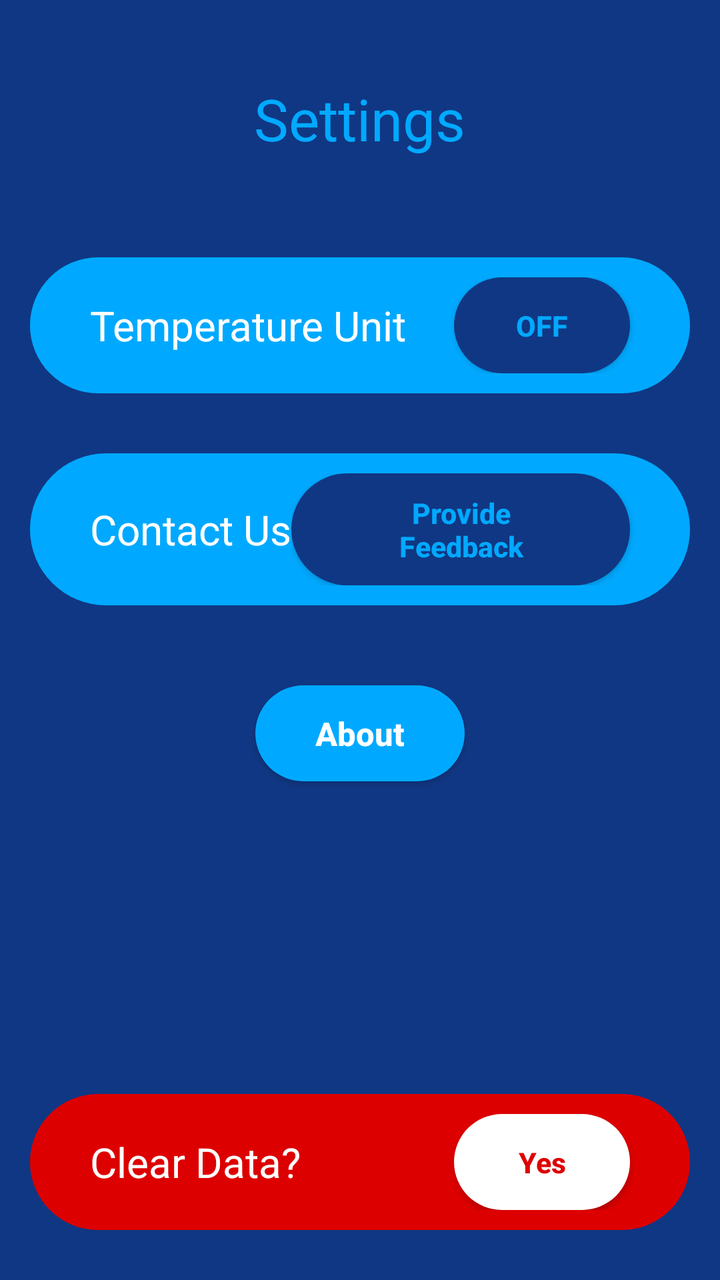
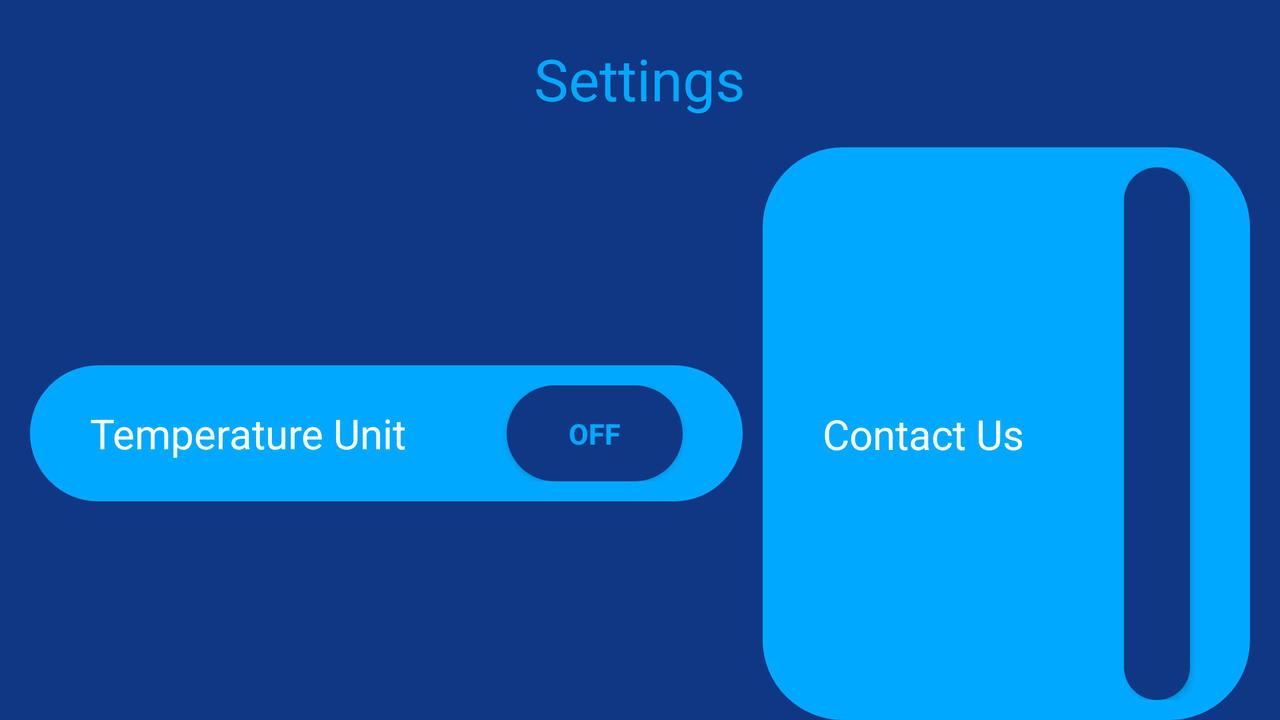

Two renders of one Android screen. The first uses the default layout on a phone; the second uses the alternative layout the repository ships for a different screen configuration, on a matching device. The two XML files are below.
<!-- AndroidManifest.xml: application theme Theme.WeatherApp -->
<!-- res/layout/activity_settings.xml -->
<?xml version="1.0" encoding="utf-8"?>
<LinearLayout xmlns:android="http://schemas.android.com/apk/res/android"
    xmlns:tools="http://schemas.android.com/tools"
    android:id="@+id/main"
    android:layout_width="match_parent"
    android:layout_height="match_parent"
    android:orientation="vertical"
    android:background="?attr/colorPrimary"
    tools:context=".Settings">


    <TextView
        android:layout_width="wrap_content"
        android:layout_height="wrap_content"
        android:text="@string/settings"
        android:textColor="?attr/textFillColor"
        android:textSize="14pt"
        android:layout_gravity="center"
        android:layout_marginTop="40dp"/>

    <LinearLayout
        android:layout_width="match_parent"
        android:layout_height="wrap_content"
        android:orientation="horizontal"
        android:layout_marginTop="50dp"
        android:background="@drawable/button_bg"
        android:paddingTop="10dp"
        android:paddingBottom="10dp"
        android:layout_marginStart="15dp"
        android:layout_marginEnd="15dp">

        <TextView
            android:layout_width="wrap_content"
            android:layout_height="wrap_content"
            android:text="@string/tempUnit"
            android:textColor="?attr/colorSecondary"
            android:textSize="10pt"
            android:layout_marginStart="30dp"
            android:layout_gravity="center"/>

        <LinearLayout
            android:layout_width="match_parent"
            android:layout_height="wrap_content"
            android:orientation="vertical">

            <ToggleButton
                android:id="@+id/tempUnit_ToggleButton"
                android:layout_width="wrap_content"
                android:layout_height="wrap_content"
                android:layout_gravity="end"
                android:layout_marginEnd="30dp"
                android:background="@drawable/button_bg2"
                android:paddingStart="30dp"
                android:paddingTop="10dp"
                android:paddingEnd="30dp"
                android:paddingBottom="10dp"
                android:textAllCaps="false"
                android:textColor="?attr/textFillColor"
                android:textSize="7pt"
                android:textStyle="bold"
                tools:ignore="TextSizeCheck" />
        </LinearLayout>
    </LinearLayout>

    <LinearLayout
        android:layout_width="match_parent"
        android:layout_height="wrap_content"
        android:orientation="horizontal"
        android:layout_marginTop="30dp"
        android:background="@drawable/button_bg"
        android:paddingTop="10dp"
        android:paddingBottom="10dp"
        android:layout_marginStart="15dp"
        android:layout_marginEnd="15dp">

        <TextView
            android:layout_width="wrap_content"
            android:layout_height="wrap_content"
            android:text="@string/contact"
            android:textColor="?attr/colorSecondary"
            android:textSize="10pt"
            android:layout_marginStart="30dp"
            android:layout_gravity="center"/>

        <LinearLayout
            android:layout_width="match_parent"
            android:layout_height="wrap_content"
            android:orientation="vertical">

            <Button
                android:id="@+id/feedback_Button"
                android:layout_width="wrap_content"
                android:layout_height="wrap_content"
                android:layout_gravity="end"
                android:layout_marginEnd="30dp"
                android:background="@drawable/button_bg2"
                android:paddingStart="30dp"
                android:paddingTop="10dp"
                android:paddingEnd="30dp"
                android:paddingBottom="10dp"
                android:text="@string/feedback"
                android:textAllCaps="false"
                android:textColor="?attr/textFillColor"
                android:textSize="7pt"
                android:textStyle="bold"
                tools:ignore="TextSizeCheck" />
        </LinearLayout>
    </LinearLayout>

    <Button
        android:id="@+id/about_Button"
        android:layout_width="wrap_content"
        android:layout_height="wrap_content"
        android:textSize="8pt"
        android:text="@string/about"
        android:textColor="?attr/colorSecondary"
        android:background="@drawable/button_bg"
        android:layout_gravity="center"
        android:layout_marginTop="40dp"
        android:layout_marginBottom="10dp"
        android:paddingTop="10dp"
        android:paddingBottom="10dp"
        android:paddingStart="30dp"
        android:paddingEnd="30dp"
        android:visibility="visible"
        android:textAllCaps="false"
        android:textStyle="bold"/>

    <LinearLayout
        android:layout_width="match_parent"
        android:layout_height="match_parent"
        android:orientation="horizontal"
        android:gravity="bottom">

        <LinearLayout
            android:layout_width="match_parent"
            android:layout_height="wrap_content"
            android:orientation="horizontal"
            android:layout_marginBottom="25dp"
            android:background="@drawable/warning_bg"
            android:paddingTop="10dp"
            android:paddingBottom="10dp"
            android:layout_marginStart="15dp"
            android:layout_marginEnd="15dp">

            <TextView
                android:layout_width="wrap_content"
                android:layout_height="wrap_content"
                android:text="@string/clearData"
                android:textColor="?attr/colorSecondary"
                android:textSize="10pt"
                android:layout_marginStart="30dp"
                android:layout_gravity="center"/>

            <LinearLayout
                android:layout_width="match_parent"
                android:layout_height="wrap_content"
                android:orientation="vertical">

                <Button
                    android:id="@+id/reset_Button"
                    android:layout_width="wrap_content"
                    android:layout_height="wrap_content"
                    android:layout_gravity="end"
                    android:layout_marginEnd="30dp"
                    android:background="@drawable/warning_button_bg"
                    android:paddingStart="30dp"
                    android:paddingTop="10dp"
                    android:paddingEnd="30dp"
                    android:paddingBottom="10dp"
                    android:text="@string/yes"
                    android:textAllCaps="false"
                    android:textColor="@color/red3"
                    android:textSize="7pt"
                    tools:ignore="TextSizeCheck"
                    android:textStyle="bold"/>
            </LinearLayout>
        </LinearLayout>
    </LinearLayout>

</LinearLayout>
<!-- resources referenced by this layout -->
<resources>
  <color name="red3">#FFDD0000</color>
  <!-- drawable button_bg (drawable) -->
  <?xml version="1.0" encoding="utf-8"?>
  <ripple
      xmlns:android="http://schemas.android.com/apk/res/android"
      android:color="?attr/colorPrimary">
  
      <item>
          <shape android:shape="rectangle">
              <solid android:color="?attr/colorAccent"/>
              <corners android:radius="40dp"/>
          </shape>
      </item>
  </ripple>
  <!-- drawable button_bg2 (drawable) -->
  <?xml version="1.0" encoding="utf-8"?>
  <ripple
      xmlns:android="http://schemas.android.com/apk/res/android"
      android:color="?attr/colorPrimary">
  
      <item>
          <shape android:shape="rectangle">
              <solid android:color="?attr/colorPrimary"/>
              <corners android:radius="40dp" />
          </shape>
      </item>
  </ripple>
  <!-- drawable warning_bg (drawable) -->
  <?xml version="1.0" encoding="utf-8"?>
  <selector
      xmlns:android="http://schemas.android.com/apk/res/android">
  
      <item>
          <shape android:shape="rectangle">
              <solid android:color="@color/red3"/>
              <corners android:radius="40dp" />
          </shape>
      </item>
  </selector>
  <!-- drawable warning_button_bg (drawable) -->
  <?xml version="1.0" encoding="utf-8"?>
  <ripple
      xmlns:android="http://schemas.android.com/apk/res/android"
      android:color="@color/red">
  
      <item>
          <shape android:shape="rectangle">
              <solid android:color="?attr/colorSecondary"/>
              <corners android:radius="40dp" />
          </shape>
      </item>
  </ripple>
  <string name="about">About</string>
  <string name="clearData">Clear Data?</string>
  <string name="contact">Contact Us</string>
  <string name="feedback">Provide Feedback</string>
  <string name="settings">Settings</string>
  <string name="tempUnit">Temperature Unit</string>
  <string name="yes">Yes</string>
  <style name="Theme.WeatherApp" parent="Theme.AppCompat.DayNight.NoActionBar">
          
  
          
          <item name="colorPrimary">@color/light_blue_lightMode</item>
          <item name="colorSecondary">@color/white_lightMode</item>
          <item name="color">@color/white_lightMode</item>
          <item name="colorAccent">@color/blue_lightMode</item>
          <item name="srcCompat">@drawable/landing_bg_light</item>
          <item name="textFillColor">@color/blue_lightMode</item>
      </style>
  <color name="red">#FFFF0000</color>
  <color name="light_blue_lightMode">#103783</color>
  <color name="white_lightMode">#FFFFFF</color>
  <color name="blue_lightMode">#FF00A9FF</color>
  <!-- drawable landing_bg_light: png bitmap (drawable-land, 31993 bytes) -->
</resources>
<!-- res/layout-land/activity_settings.xml (the repository's variant of the layout above) -->
<!-- drawn on the phone turned sideways -->
<?xml version="1.0" encoding="utf-8"?>
<LinearLayout xmlns:android="http://schemas.android.com/apk/res/android"
    xmlns:tools="http://schemas.android.com/tools"
    android:id="@+id/main"
    android:layout_width="match_parent"
    android:layout_height="match_parent"
    android:orientation="vertical"
    android:background="?attr/colorPrimary"
    android:gravity="start"
    tools:context=".Settings">


    <TextView
        android:layout_width="wrap_content"
        android:layout_height="wrap_content"
        android:text="@string/settings"
        android:textColor="?attr/textFillColor"
        android:textSize="14pt"
        android:layout_gravity="center"
        android:layout_marginTop="20dp"/>

    <LinearLayout
        android:layout_width="match_parent"
        android:layout_height="wrap_content"
        android:orientation="horizontal"
        android:layout_marginTop="15dp"
        android:gravity="center">
        <LinearLayout
            android:layout_width="wrap_content"
            android:layout_height="wrap_content"
            android:orientation="horizontal"
            android:background="@drawable/button_bg"
            android:paddingTop="10dp"
            android:paddingBottom="10dp"
            android:layout_marginStart="15dp"
            android:layout_marginEnd="5dp">

            <TextView
                android:layout_width="wrap_content"
                android:layout_height="wrap_content"
                android:text="@string/tempUnit"
                android:textColor="?attr/colorSecondary"
                android:textSize="10pt"
                android:layout_marginStart="30dp"
                android:layout_gravity="center"/>

            <ToggleButton
                android:id="@+id/tempUnit_ToggleButton"
                android:layout_width="wrap_content"
                android:layout_height="wrap_content"
                android:layout_gravity="end"
                android:layout_marginStart="50dp"
                android:layout_marginEnd="30dp"
                android:background="@drawable/button_bg2"
                android:paddingStart="30dp"
                android:paddingTop="10dp"
                android:paddingEnd="30dp"
                android:paddingBottom="10dp"
                android:textAllCaps="false"
                android:textColor="?attr/textFillColor"
                android:textSize="7pt"
                android:textStyle="bold"
                tools:ignore="TextSizeCheck" />
        </LinearLayout>

        <LinearLayout
            android:layout_width="wrap_content"
            android:layout_height="wrap_content"
            android:orientation="horizontal"
            android:background="@drawable/button_bg"
            android:paddingTop="10dp"
            android:paddingBottom="10dp"
            android:layout_marginStart="5dp"
            android:layout_marginEnd="15dp">

            <TextView
                android:layout_width="wrap_content"
                android:layout_height="wrap_content"
                android:text="@string/contact"
                android:textColor="?attr/colorSecondary"
                android:textSize="10pt"
                android:layout_marginStart="30dp"
                android:layout_gravity="center"/>

            <Button
                android:id="@+id/feedback_Button"
                android:layout_width="wrap_content"
                android:layout_height="wrap_content"
                android:layout_gravity="end"
                android:layout_marginStart="50dp"
                android:layout_marginEnd="30dp"
                android:background="@drawable/button_bg2"
                android:paddingStart="30dp"
                android:paddingTop="10dp"
                android:paddingEnd="30dp"
                android:paddingBottom="10dp"
                android:text="@string/feedback"
                android:textAllCaps="false"
                android:textColor="?attr/textFillColor"
                android:textSize="7pt"
                android:textStyle="bold"
                tools:ignore="TextSizeCheck" />
        </LinearLayout>
    </LinearLayout>

    <Button
        android:id="@+id/about_Button"
        android:layout_width="wrap_content"
        android:layout_height="wrap_content"
        android:textSize="8pt"
        android:text="@string/about"
        android:textColor="?attr/colorSecondary"
        android:background="@drawable/button_bg"
        android:layout_gravity="center"
        android:layout_marginTop="25dp"
        android:paddingTop="10dp"
        android:paddingBottom="10dp"
        android:paddingStart="30dp"
        android:paddingEnd="30dp"
        android:visibility="visible"
        android:textAllCaps="false"
        android:textStyle="bold"/>

    <LinearLayout
        android:layout_width="wrap_content"
        android:layout_height="match_parent"
        android:orientation="horizontal"
        android:gravity="bottom"
        android:layout_gravity="center_horizontal">

        <LinearLayout
            android:layout_width="match_parent"
            android:layout_height="wrap_content"
            android:orientation="horizontal"
            android:layout_marginBottom="25dp"
            android:background="@drawable/warning_bg"
            android:paddingTop="10dp"
            android:paddingBottom="10dp"
            android:layout_marginStart="15dp"
            android:layout_marginEnd="15dp">

            <TextView
                android:layout_width="wrap_content"
                android:layout_height="wrap_content"
                android:text="@string/clearData"
                android:textColor="?attr/colorSecondary"
                android:textSize="10pt"
                android:layout_marginStart="30dp"
                android:layout_gravity="center"/>


            <Button
                android:id="@+id/reset_Button"
                android:layout_width="wrap_content"
                android:layout_height="wrap_content"
                android:layout_gravity="end"
                android:layout_marginStart="50dp"
                android:layout_marginEnd="30dp"
                android:background="@drawable/warning_button_bg"
                android:paddingStart="30dp"
                android:paddingTop="10dp"
                android:paddingEnd="30dp"
                android:paddingBottom="10dp"
                android:text="@string/yes"
                android:textAllCaps="false"
                android:textColor="@color/red3"
                android:textSize="7pt"
                tools:ignore="TextSizeCheck"
                android:textStyle="bold"/>
        </LinearLayout>
    </LinearLayout>

</LinearLayout>
